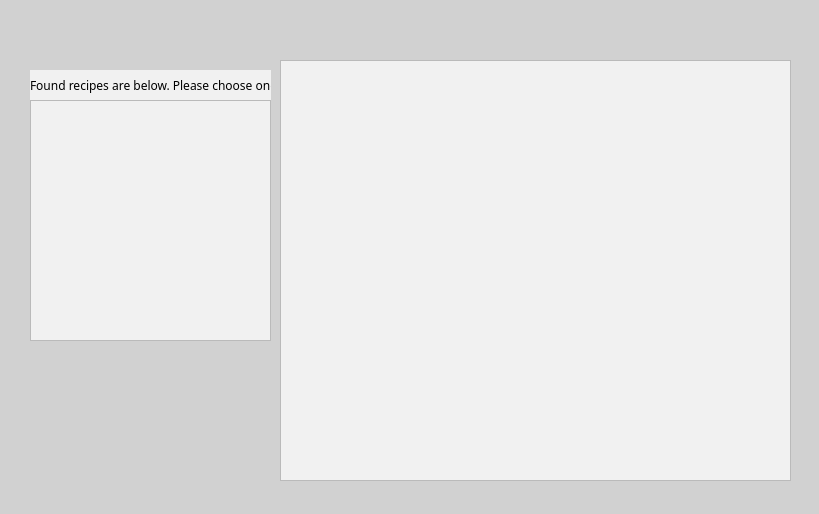
<?xml version="1.0" encoding="UTF-8"?>
<ui version="4.0">
 <class>RecipeSelectionDialog</class>
 <widget class="QDialog" name="RecipeSelectionDialog">
  <property name="geometry">
   <rect>
    <x>0</x>
    <y>0</y>
    <width>819</width>
    <height>514</height>
   </rect>
  </property>
  <property name="windowTitle">
   <string>Dialog</string>
  </property>
  <property name="styleSheet">
   <string notr="true">background-color: rgb(209, 209, 209);</string>
  </property>
  <widget class="QLabel" name="label">
   <property name="geometry">
    <rect>
     <x>30</x>
     <y>70</y>
     <width>241</width>
     <height>31</height>
    </rect>
   </property>
   <property name="font">
    <font>
     <family>Sans Serif Collection</family>
     <bold>false</bold>
    </font>
   </property>
   <property name="autoFillBackground">
    <bool>false</bool>
   </property>
   <property name="styleSheet">
    <string notr="true">background-color: rgb(241, 241, 241);</string>
   </property>
   <property name="text">
    <string>Found recipes are below. Please choose one.</string>
   </property>
  </widget>
  <widget class="QListWidget" name="listWidget">
   <property name="geometry">
    <rect>
     <x>30</x>
     <y>100</y>
     <width>241</width>
     <height>241</height>
    </rect>
   </property>
   <property name="font">
    <font>
     <family>Sans Serif Collection</family>
     <pointsize>12</pointsize>
    </font>
   </property>
   <property name="styleSheet">
    <string notr="true">background-color: rgb(241, 241, 241);</string>
   </property>
  </widget>
  <widget class="QTextEdit" name="textEdit">
   <property name="geometry">
    <rect>
     <x>280</x>
     <y>60</y>
     <width>511</width>
     <height>421</height>
    </rect>
   </property>
   <property name="font">
    <font>
     <family>Sans Serif Collection</family>
     <pointsize>12</pointsize>
    </font>
   </property>
   <property name="styleSheet">
    <string notr="true">background-color: rgb(241, 241, 241);</string>
   </property>
  </widget>
  <widget class="QLabel" name="label_2">
   <property name="geometry">
    <rect>
     <x>0</x>
     <y>0</y>
     <width>891</width>
     <height>521</height>
    </rect>
   </property>
   <property name="text">
    <string/>
   </property>
  </widget>
  <zorder>label_2</zorder>
  <zorder>label</zorder>
  <zorder>listWidget</zorder>
  <zorder>textEdit</zorder>
 </widget>
 <resources/>
 <connections/>
</ui>
